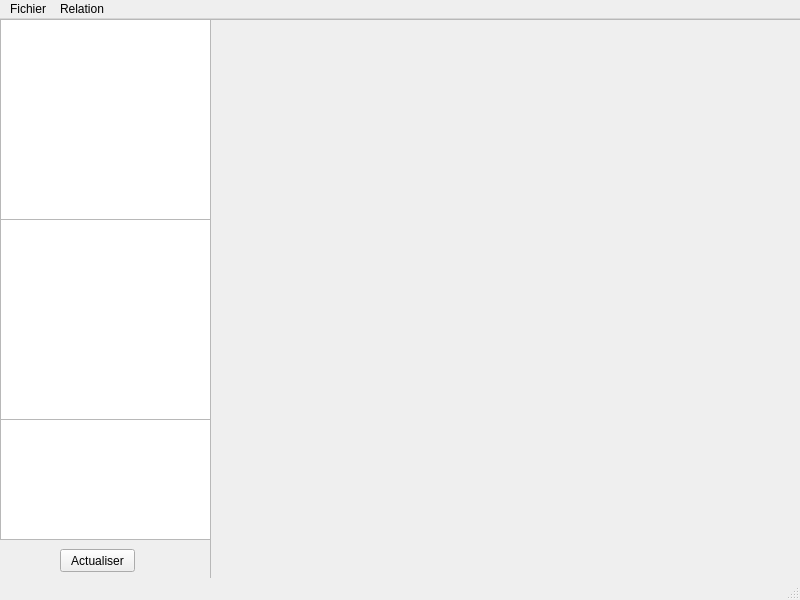
<?xml version="1.0" encoding="UTF-8"?>
<ui version="4.0">
 <class>Plurinotes</class>
 <widget class="QMainWindow" name="Plurinotes">
  <property name="geometry">
   <rect>
    <x>0</x>
    <y>0</y>
    <width>800</width>
    <height>600</height>
   </rect>
  </property>
  <property name="windowTitle">
   <string>MainWindow</string>
  </property>
  <widget class="QWidget" name="centralwidget">
   <widget class="QListWidget" name="noteList">
    <property name="geometry">
     <rect>
      <x>0</x>
      <y>0</y>
      <width>211</width>
      <height>201</height>
     </rect>
    </property>
   </widget>
   <widget class="QListWidget" name="archiveList">
    <property name="geometry">
     <rect>
      <x>0</x>
      <y>400</y>
      <width>211</width>
      <height>121</height>
     </rect>
    </property>
   </widget>
   <widget class="QListWidget" name="taskList">
    <property name="geometry">
     <rect>
      <x>0</x>
      <y>200</y>
      <width>211</width>
      <height>201</height>
     </rect>
    </property>
   </widget>
   <widget class="QPushButton" name="Update">
    <property name="geometry">
     <rect>
      <x>60</x>
      <y>530</y>
      <width>75</width>
      <height>23</height>
     </rect>
    </property>
    <property name="text">
     <string>Actualiser</string>
    </property>
   </widget>
   <widget class="QFrame" name="FrameAffichage">
    <property name="geometry">
     <rect>
      <x>210</x>
      <y>0</y>
      <width>591</width>
      <height>571</height>
     </rect>
    </property>
    <property name="frameShape">
     <enum>QFrame::StyledPanel</enum>
    </property>
    <property name="frameShadow">
     <enum>QFrame::Raised</enum>
    </property>
   </widget>
  </widget>
  <widget class="QMenuBar" name="menubar">
   <property name="geometry">
    <rect>
     <x>0</x>
     <y>0</y>
     <width>800</width>
     <height>20</height>
    </rect>
   </property>
   <widget class="QMenu" name="menuFichier">
    <property name="title">
     <string>Fichier</string>
    </property>
    <widget class="QMenu" name="menuNouveau">
     <property name="title">
      <string>Nouveau</string>
     </property>
     <addaction name="actionArticle"/>
     <addaction name="actionTache"/>
     <addaction name="actionMedia"/>
    </widget>
    <addaction name="menuNouveau"/>
    <addaction name="separator"/>
    <addaction name="actionOuvrir"/>
    <addaction name="actionSupprimer"/>
    <addaction name="actionQuitter_2"/>
   </widget>
   <widget class="QMenu" name="menuEdition">
    <property name="title">
     <string>Relation</string>
    </property>
    <addaction name="actionNouvelleRelation"/>
    <addaction name="actionParcoursRelation"/>
    <addaction name="actionVisualisationRelations"/>
   </widget>
   <addaction name="menuFichier"/>
   <addaction name="menuEdition"/>
  </widget>
  <widget class="QStatusBar" name="statusbar"/>
  <action name="actionOuvrir">
   <property name="text">
    <string>Ouvrir</string>
   </property>
  </action>
  <action name="actionArticle">
   <property name="text">
    <string>Article</string>
   </property>
  </action>
  <action name="actionTache">
   <property name="text">
    <string>Tache</string>
   </property>
  </action>
  <action name="actionMedia">
   <property name="text">
    <string>Media</string>
   </property>
  </action>
  <action name="actionAnnuler_Ctrl_Z">
   <property name="text">
    <string>Annuler (Ctrl+Z)</string>
   </property>
  </action>
  <action name="actionR_tablir_Ctrl_Y">
   <property name="text">
    <string>Rétablir (Ctrl+Y)</string>
   </property>
  </action>
  <action name="actionSauver">
   <property name="text">
    <string>Sauver</string>
   </property>
  </action>
  <action name="actionQuitter">
   <property name="text">
    <string>Quitter</string>
   </property>
  </action>
  <action name="actionNouvelleRelation">
   <property name="text">
    <string>Nouvelle Relation</string>
   </property>
  </action>
  <action name="actionParcoursRelation">
   <property name="text">
    <string>Parcourir les relations</string>
   </property>
  </action>
  <action name="actionSupprimer">
   <property name="text">
    <string>Supprimer</string>
   </property>
  </action>
  <action name="actionQuitter_2">
   <property name="text">
    <string>Quitter</string>
   </property>
  </action>
  <action name="actionVisualisationRelations">
   <property name="text">
    <string>Visualiser les relations</string>
   </property>
  </action>
 </widget>
 <resources/>
 <connections>
  <connection>
   <sender>actionArticle</sender>
   <signal>triggered()</signal>
   <receiver>Plurinotes</receiver>
   <slot>show()</slot>
   <hints>
    <hint type="sourcelabel">
     <x>-1</x>
     <y>-1</y>
    </hint>
    <hint type="destinationlabel">
     <x>399</x>
     <y>299</y>
    </hint>
   </hints>
  </connection>
 </connections>
</ui>
